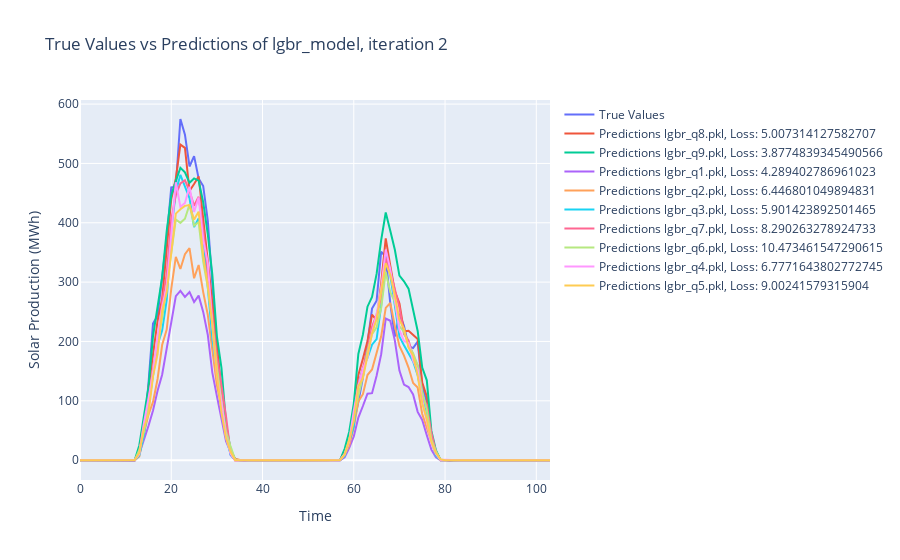

The notebook cell this image was saved under:
### Markdown cell above
### Eval Models

### Code cell
# Available models and current iterations -- DO NOT CHANGE !!!
models = {
    "hgbr": {"name": "hgbr_model", "iteration": 2},
    #"xgbr": {"name": "xgbr_model", "iteration": 1}, Currently not working need to train new iteration with correct parameters
    "lgbr": {"name": "lgbr_model", "iteration": 2}
}

# Set BASE_PATH to the root directory of the project and choose the model to evaluate
BASE_PATH = os.getenv('BASE_PATH', "/Users/florian/Documents/github/DP2/Energy_production_price_prediction/") 
eval_model_key = "lgbr"


# Create the predictions and plot the results -- DO NOT CHANGE !!!
eval_model_name = models[eval_model_key]["name"]
eval_iter = models[eval_model_key]["iteration"]
y_test, predictions, mean_pinball_losses = create_pred(BASE_PATH= BASE_PATH, model_name= eval_model_name, iter= eval_iter)
plot_results(y_test, predictions, mean_pinball_losses, model_name= eval_model_name, iter= eval_iter)
